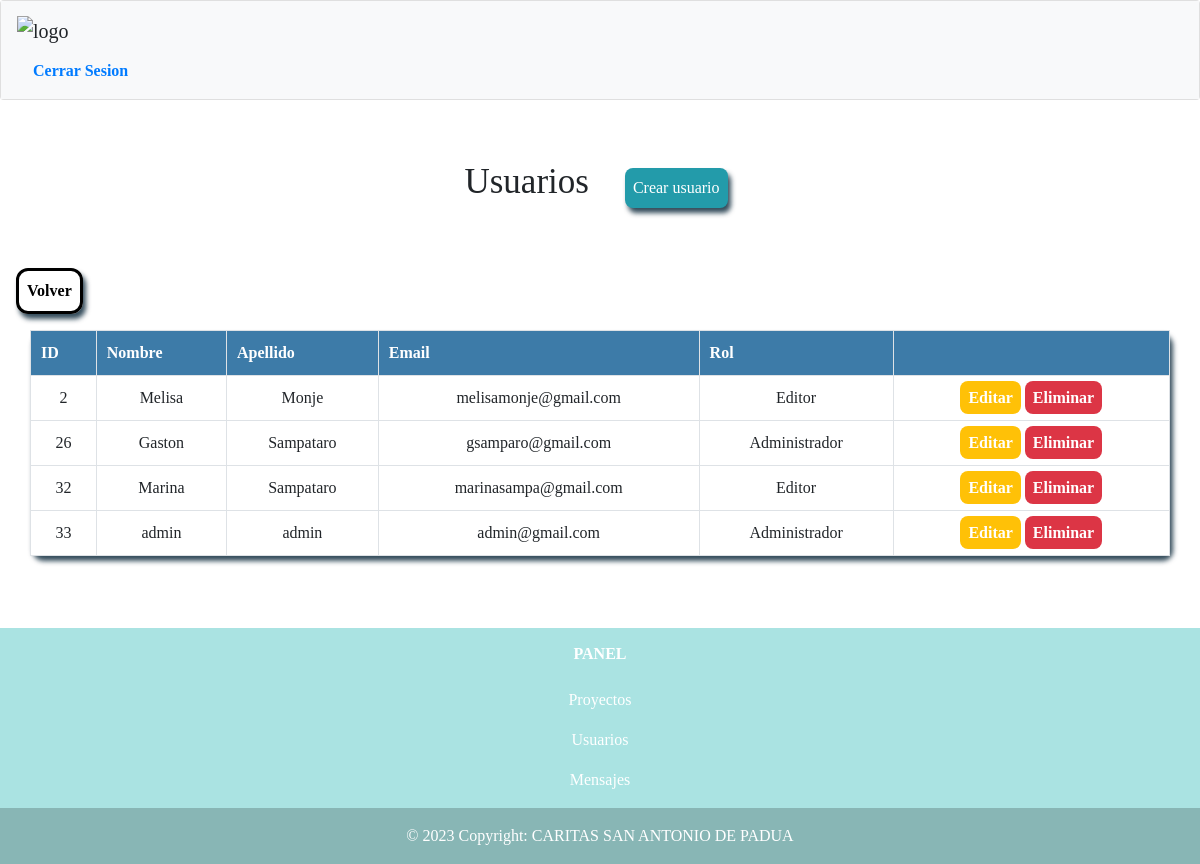
Screenshot of /usuarios/lista_usuarios.php (signed in) with the database file from the repository.
### tables this page shows
CREATE TABLE `usuarios` (
  `id` int(11) NOT NULL,
  `nombre` varchar(25) NOT NULL,
  `apellido` varchar(25) NOT NULL,
  `email` varchar(50) NOT NULL,
  `contrasena` varchar(250) NOT NULL,
  `rol` int(11) NOT NULL
);

CREATE TABLE `rol` (
  `idrol` int(11) NOT NULL,
  `descripcion` varchar(25) NOT NULL
);

### usuarios/lista_usuarios.php (the view)
<?php require_once('../sistemas/headerAdmin.php');?>
<?php require_once('../config/conexion.php');?>
<section id="container">
    <br>
    <br>
    <h1>Usuarios</h1>
    <a href="registro.php" class="btn_new p-2"
        style="border-radius: 8px; box-shadow: 3px 5px 5px rgba(3, 32, 51, .8);">Crear
        usuario</a>
    <br>
    <br>
    <div class="d-flex align-content-start m-3">
        <a class="btn p-2 " href="../panelAdmin/indexAdmin.php"
            style="color:black; font-weight:bold; text-decoration:none; border-radius : 12px; box-shadow: 3px 5px 5px rgba(3, 32, 51, .8);border: solid;">Volver</a>
    </div>
    <table class="container table-bordered" style="border-radius:10px; box-shadow: 3px 5px 5px rgba(3, 32, 51, .8);">
        <tr>
            <th>ID</th>
            <th>Nombre</th>
            <th>Apellido</th>
            <th>Email</th>
            <th>Rol</th>
            <th></th>
        </tr>
        <?php
$query = mysqli_query($conexion, "SELECT u.id, u.nombre, u.apellido, u.email, r.descripcion FROM usuarios u INNER JOIN rol r ON u.rol = r.idrol");
$resultado = mysqli_num_rows($query);
if($resultado > 0){
    while ($data = mysqli_fetch_array($query)) {
 ?>
        <tr>
            <td><?php echo $data["id"] ?></td>
            <td><?php echo $data["nombre"] ?></td>
            <td><?php echo $data["apellido"] ?></td>
            <td><?php echo $data["email"] ?></td>
            <td><?php echo $data["descripcion"] ?></td>
            <td>
                <a class="link_edit p-2 btn-warning"
                    style="color:white; font-weight:bold; text-decoration:none; border-radius : 8px; " href="
                    editar_usuario.php?id=<?php echo $data["id"] ?>">Editar</a>
                <?php if ($data["id"] != 1): ?>
                <a class="link_delete p-2 btn-danger"
                    style="color:white; font-weight:bold; text-decoration:none; border-radius: 8px;"
                    href="eliminar_usuario.php?id=<?php echo $data["id"]; ?>">Eliminar</a>
                <?php endif; ?>
            </td>
        </tr>
        <?php
    }
}
?>
    </table>
    <br>
    <br>
    <br>
</section>
<?php require_once('../sistemas/footerAdmin.php');?>

### css/estilo.css (style rules this page uses)
.btn { background-color: #ff8d1e; color:#fff; }
* { padding: 0; margin: 0; font-family: century gothic; text-align: center; }
h1 { text-align: center; padding: 12px; color: #444 }
#container h1 { font-size: 35px; display: inline-block; }
.btn_new { display: inline-block; background: #239baa; color: #FFF; padding: 5px 25px; border-radius: 4px; margin: 20px; }
table { border-collapse: collapse; font-size: 12pt; font-family: 'arial'; width: 100%; }
table th { text-align: left; padding: 10px; background: #3d7ba8; color: #FFF; }
table tr:nth-child(odd) { background: #FFF; }
table td { padding: 10px; }
.link_edit { color: #0ca4ce; }
.link_delete { color: #f26b6b; }

### rows the page displays
usuarios: id "2", nombre "Melisa", apellido "Monje", email "melisamonje@gmail.com", rol.descripcion "Editor"
usuarios: id "26", nombre "Gaston", apellido "Sampataro", email "gsamparo@gmail.com", rol.descripcion "Administrador"
usuarios: id "32", nombre "Marina", apellido "Sampataro", email "marinasampa@gmail.com", rol.descripcion "Editor"
usuarios: id "33", nombre "admin", apellido "admin", email "admin@gmail.com", rol.descripcion "Administrador"
